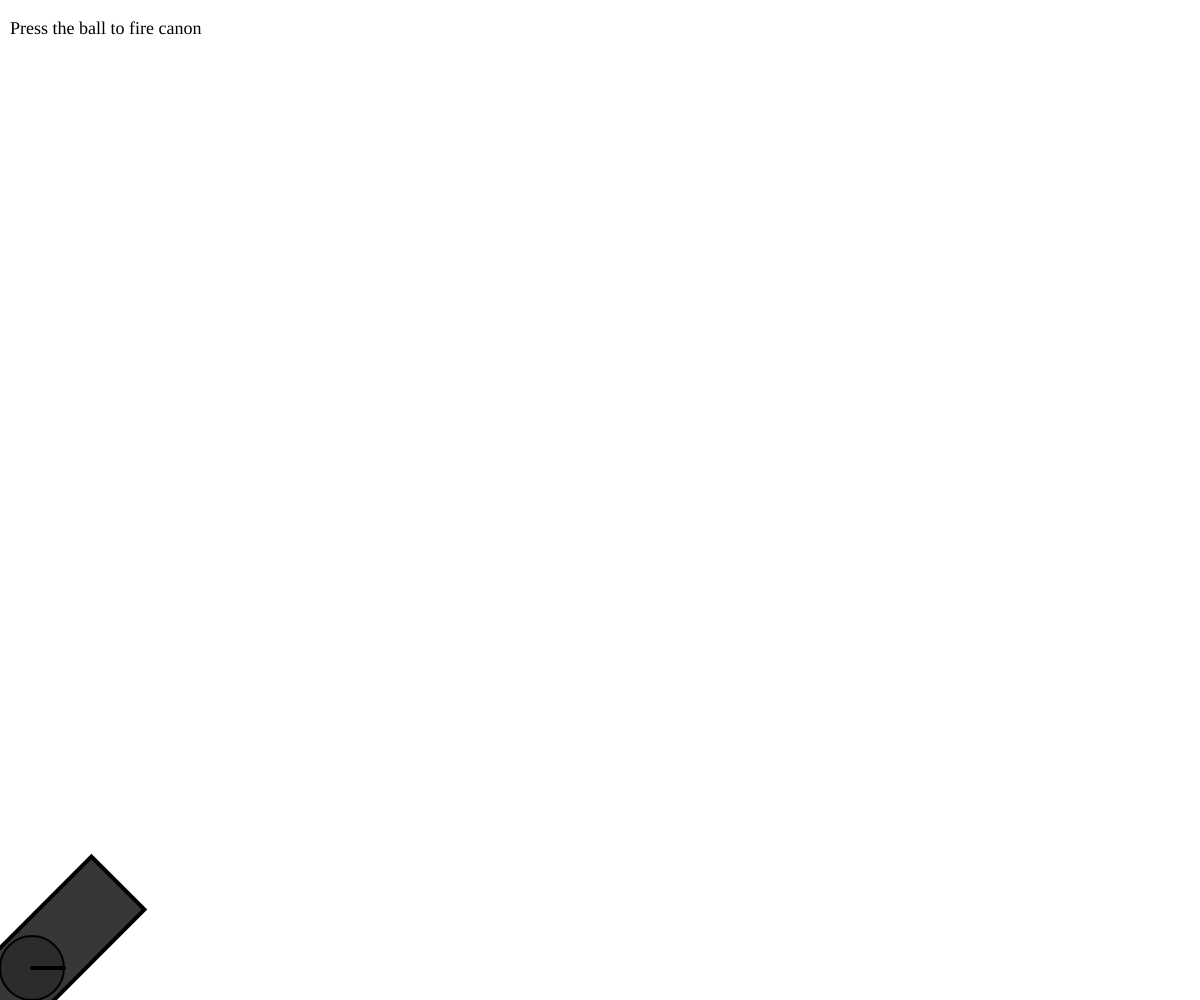
Frame 1 (no input)
Frame 60 (no input): identical to frame 1, image omitted
Frame 120 (the mouse pressed at the canvas centre since frame 60): identical to frame 1, image omitted

The p5.js sketch that drew this single still picture (run headless with seeded random() and noise() and a simulated clock; from frame 60 on, the mouse is pressed at the canvas centre):

// p5.js sketch
// ── sketch.js
let mover;

function setup() {
  createCanvas(windowWidth, windowHeight);

  mover = new Mover(0, height, 4);

  let p = createP("Press the ball to fire canon");
  p.style("font-size", "18px");
  p.position(10, 0);
}

function mousePressed() {
  mover.pressed(mouseX, mouseY);
}


function draw() {
  background(255);
  
  let gravity = createVector(0, 0.2);
  let gravityA = p5.Vector.mult(gravity, mover.mass);
  mover.applyForce(gravityA);

  if (mover.contactEdge()) {
    mover.frictionF(0.005);
  }

  mover.over(mouseX, mouseY);
  mover.bounceEdges();
  mover.show();
  mover.update();
  
  //canon
  push();
  translate(-50,height-2)
  rotate(-PI/4)
  stroke(0);
  fill(0,200)
  strokeWeight(4);
  rect(0,0,200,75);
  pop();
}

// ── mover.js
class Mover {
  constructor(x, y, mass) {
    this.pos = createVector(x, y);
    this.vel = createVector(0, 0);
    this.acc = createVector(0, 0);
    this.mass = mass;
    this.r = this.mass * 8; //diameter is this.mass * 16, dus r is

    this.rollover = false; // is mouse over the circle?
 
    this.angle = 0;
    this.angleVel = 0;
  }

  applyForce(force) {
    let f = p5.Vector.div(force, this.mass);
    this.acc.add(f);
  }

  over(x, y) {
    //is mouse over the object
    this.rollover = dist(mouseX, mouseY, mover.pos.x, mover.pos.y);
    if (this.rollover < this.r) {
      return this.rollover;
    }
  }

  pressed(x, y) {
    //clicking on the rectangle (circle);
    if (this.over(x, y)) {
      this.vel = createVector(20, -20);
    }
  }

  frictionF(c) {
    if (this.contactEdge()) {
      let normal1 = this.mass;
      let frictionMag = c * normal1;

      let friction = this.vel.copy();
      friction.normalize();
      friction.mult(-1);

      friction.mult(frictionMag);

      this.applyForce(friction);
    }
  }

  contactEdge() {
    return this.pos.y > height - this.r - 1;
  }

  bounceEdges() {
    let bounce = 0.9;

    if (this.pos.x >= width - this.r) {
      this.pos.x = width - this.r;
      this.vel.x *= -bounce;
    } else if (this.pos.x <= this.r) {
      this.pos.x = this.r;
      this.vel.x *= -bounce;
    }

    if (this.pos.y > height - this.r - 1) {
      this.pos.y = height - this.r;
      this.vel.y *= -bounce;
    } else if (this.pos.y <= this.r - 1) {
      this.pos.y = this.r;
      this.vel.y *= -bounce;
    }
  }

  update() {
    this.vel.add(this.acc);
    this.pos.add(this.vel);
    this.acc.mult(0);

    this.angleV = this.vel.x * 0.05;
    this.angle += this.angleV;
  }

  show() {
    push();
    translate(this.pos.x, this.pos.y);
    stroke(0);
    strokeWeight(2);
    if (this.rollover) {
      fill(0, 50);
    } else {
      fill(0, 150);
    }
    rotate(this.angle);
    circle(0, 0, this.r * 2);
    strokeWeight(4);
    line(0, 0, this.r, 0);
    pop();
  }
}
